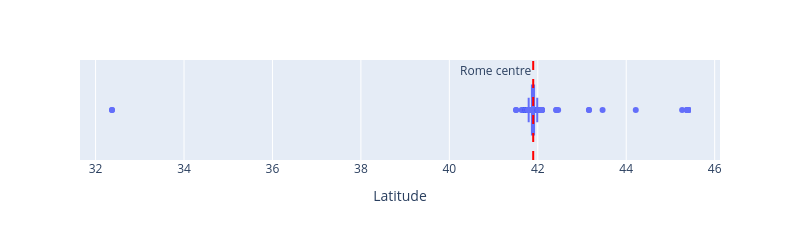
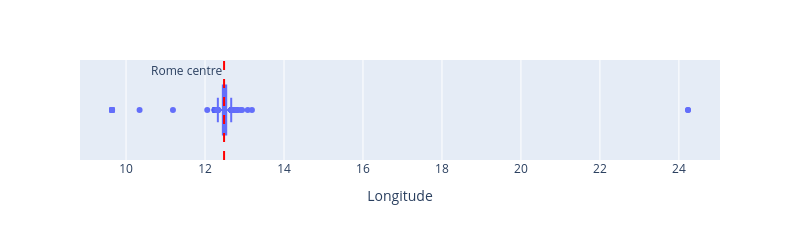

The code cell stored with these charts, in order, in its notebook:
### Code cell
boxlatlong(df)

### Figure 1 — Plotly figure (JSON) as saved in the notebook; plotly's stock layout.template omitted (floating-point values rounded to 4 significant figures; data arrays with more than 128 entries replaced by an {"elided": "..."} marker saying what was removed)
{"data": [{"alignmentgroup": "True", "hovertemplate": "Latitude=%{x}<extra></extra>", "legendgroup": "", "marker": {"color": "#636efa"}, "name": "", "notched": false, "offsetgroup": "", "orientation": "h", "showlegend": false, "type": "box", "x": {"elided": "19416 float values"}, "x0": " ", "xaxis": "x", "y0": " ", "yaxis": "y"}], "layout": {"annotations": [{"showarrow": false, "text": "Rome centre", "x": 41.9, "xanchor": "right", "xref": "x", "y": 1, "yanchor": "top", "yref": "y domain"}], "boxmode": "group", "height": 200, "legend": {"tracegroupgap": 0}, "margin": {"t": 60}, "shapes": [{"line": {"color": "red", "dash": "dash", "width": 2}, "type": "line", "x0": 41.9, "x1": 41.9, "xref": "x", "y0": 0, "y1": 1, "yref": "y domain"}], "width": 800, "xaxis": {"anchor": "y", "domain": [0, 1], "title": {"text": "Latitude"}}, "yaxis": {"anchor": "x", "domain": [0, 1]}}}

### Figure 2 — Plotly figure (JSON) as saved in the notebook; plotly's stock layout.template omitted (floating-point values rounded to 4 significant figures; data arrays with more than 128 entries replaced by an {"elided": "..."} marker saying what was removed)
{"data": [{"alignmentgroup": "True", "hovertemplate": "Longitude=%{x}<extra></extra>", "legendgroup": "", "marker": {"color": "#636efa"}, "name": "", "notched": false, "offsetgroup": "", "orientation": "h", "showlegend": false, "type": "box", "x": {"elided": "19416 float values"}, "x0": " ", "xaxis": "x", "y0": " ", "yaxis": "y"}], "layout": {"annotations": [{"showarrow": false, "text": "Rome centre", "x": 12.48, "xanchor": "right", "xref": "x", "y": 1, "yanchor": "top", "yref": "y domain"}], "boxmode": "group", "height": 200, "legend": {"tracegroupgap": 0}, "margin": {"t": 60}, "shapes": [{"line": {"color": "red", "dash": "dash", "width": 2}, "type": "line", "x0": 12.48, "x1": 12.48, "xref": "x", "y0": 0, "y1": 1, "yref": "y domain"}], "width": 800, "xaxis": {"anchor": "y", "domain": [0, 1], "title": {"text": "Longitude"}}, "yaxis": {"anchor": "x", "domain": [0, 1]}}}
